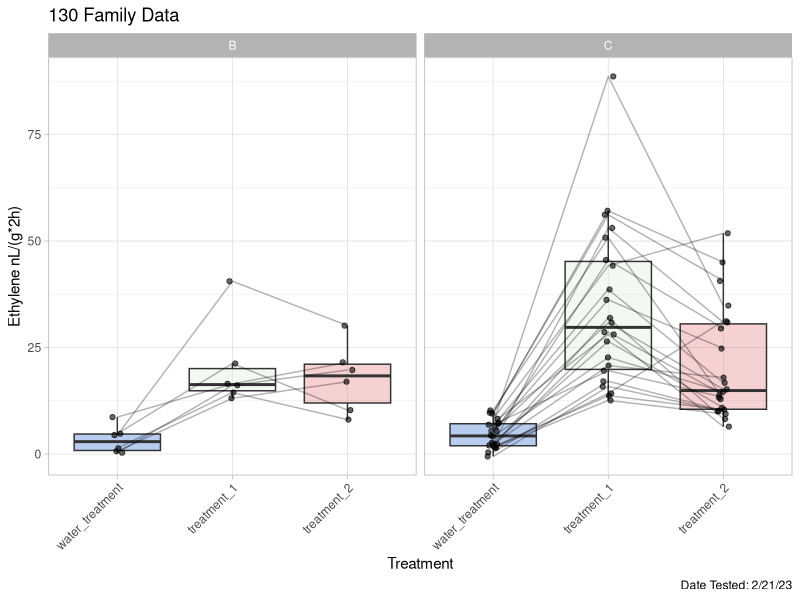
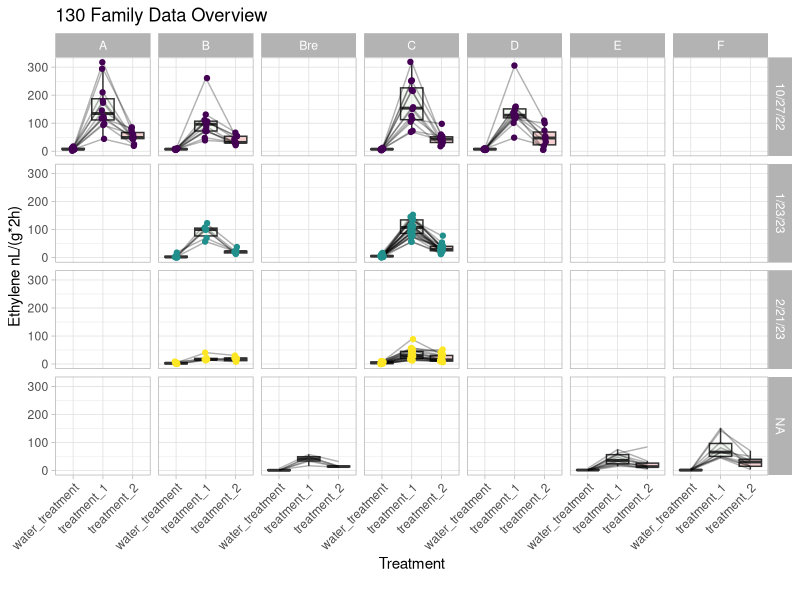
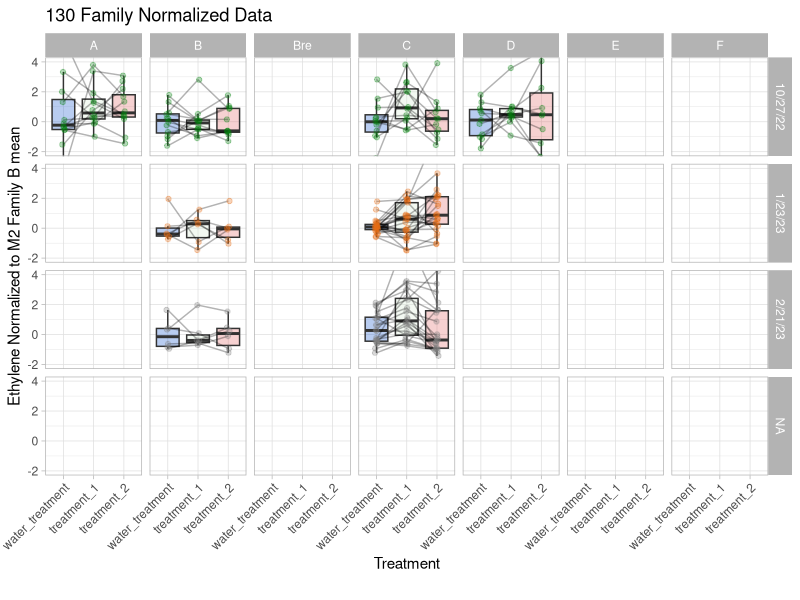
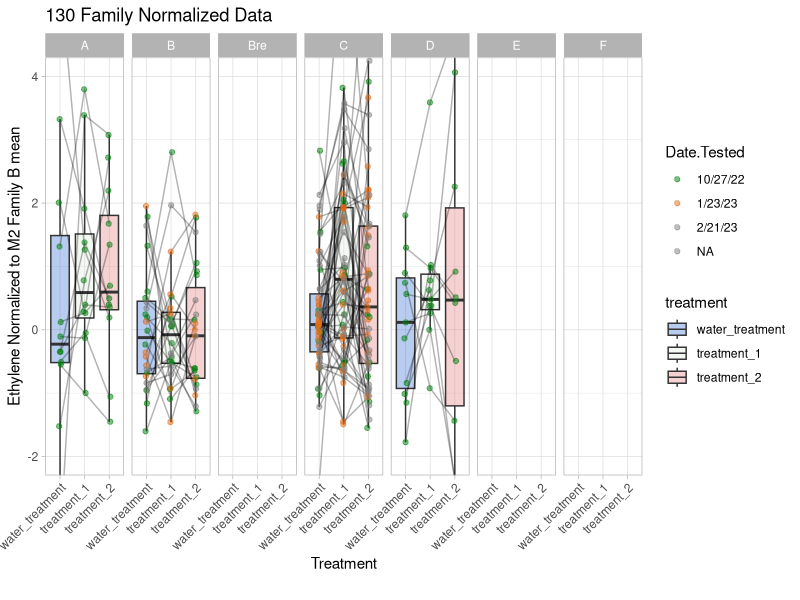

Write R code to recreate these figures, in order.
## ---- chunk 1
knitr::opts_chunk$set(echo = TRUE,warning = F)
## ---- chunk 2
library(dplyr) # helps with data wrangling 
library(tidyr) # helps with data wrangling, includes pivot_longer function 
library(ggplot2) # needed for plotting in ggplot2, simplifies plotting and adds additional options
library(ggpubr) # helpful for plotting in ggplot2, adds extra options to plots
library(ggrepel)
## ---- chunk 3
data_file_df<- read.csv(file = "test_data.csv") # loads in data, be sure to set working directory to source file location
## ---- chunk 4
all_data_long <- pivot_longer(data_file_df, cols = c('water_treatment', 'treatment_1', 'treatment_2'),
                                   names_to = 'treatment', values_to = 'standardized_gc_hieght') # pivots out ethyelene data so we can plot it all at once 
## ---- chunk 5
all_weight <-   pivot_longer(data_file_df, cols = c('mass_water_trifoliate', 'mass_test_trifoliate_1','mass_test_trifoliate_2'),
                                names_to = 'trifoliate', values_to = 'mass') # pivots out mass in case you want to do some investigation about the mass trends on your leaves
all_data_long$mass <- all_weight$mass  # adds mass values back to df
## ---- chunk 6
all_data_long$standardized_gc_hieght <- as.numeric(all_data_long$standardized_gc_hieght) # make sure all of your treatment values are numeric (likley not necissary)


all_data_long <- all_data_long %>% 
  select('Family','Generation','M2_rep','M3_rep','Date.Sown','Date.Tested',
         'treatment','standardized_gc_hieght','mass') %>%   # simplifies DF can vary to names you like and information you want to keep
  filter(mass < 2) %>% 
  filter(mass > 0.1) %>% # filter for trifoliates of a good size (will depend on leaf species and what you think is best for your experiment)
  filter(Family %in% c(130)) %>%  # filter for the families you want to look at! (this dataset only includes one family, but sometimes it is useful to compare family information)
  mutate(M2_and_M3 = paste0(M2_rep,M3_rep)) # generates a unique id for each plant
## ---- chunk 7
all_data_long$treatment <- as.factor(all_data_long$treatment) # changes the treatment values to be factors, this is so we can assign them an order by changing their levels

all_data_long$treatment = ordered(all_data_long$treatment,
                                  levels = c("water_treatment","treatment_1","treatment_2")) # change the order of this list (c()) to change the order of the levels in the order that they appear in this list
levels(all_data_long$treatment) # use to double check the order of levels is as intended 

# and again I felt it useful to assign factor levels for the dates for later plotting (try running the script without this step to see how the order changes, normally the default levels are alphabetical or in order of first number)
all_data_long$Date.Tested <- as.factor(all_data_long$Date.Tested) # changes the treatment values to be factors, this is so we can assign them an order by chaning thier levels

all_data_long$Date.Tested = ordered(all_data_long$Date.Tested,
                                  levels = c("10/27/22","1/23/23","2/21/23")) # change the order of this list (c()) to change the order of the levels
levels(all_data_long$Date.Tested) # use to double check the order of levels is as intended 
## ---- chunk 8
feb_21_df <- all_data_long %>% 
  filter(Date.Tested == "2/21/23") # filters for specific experiment day



ggplot(feb_21_df, mapping = aes(x=treatment, y = standardized_gc_hieght))+
  geom_boxplot(alpha = 0.3, 
               mapping = aes(fill = treatment),
               outlier.shape = NA)+ # this adds boxplot information and colors it based on the treatment type
  scale_fill_manual(values = c("#1155cc","#d9ead3","#e16666"))+ # this adds colors manually to the fill, make sure the order of the colors is the same as the order of the factor levels used
  geom_line(aes(group = M2_and_M3),alpha = 0.3)+ # this adds lines to graph, they are grouped to M2_and_M3 so that each line represents one leaf with three connected trifoliates
  geom_point(aes(group = M2_and_M3),
             position = position_dodge(width = 0.1),
             alpha = 0.6)+ # this adds points to graph, they are dodged so that we can see overlapping points, and are grouped by the unique plant ID M2_M3rep 
  facet_grid(cols = vars(M2_rep))+ # this separates data by parentage 
  labs(title = "130 Family Data",
       x = "Treatment",
       y = "Ethylene nL/(g*2h)",
       caption = "Date Tested: 2/21/23")+ # labs add labels to all axis, and a caption for the date
  theme_light()+ # this adds a general theme to the whole plot
  theme(axis.text.x = element_text(angle = 45, vjust = 1, hjust=1))+ # makes x axis labels at 45 degree angle
  theme(legend.position = 'none') # this removes the fill legend from being on the side (I think it is a bit redundant)
## ---- chunk 9
# raw data overview plot for all dates tested
ggplot(all_data_long,
       mapping = aes(x=treatment, y = standardized_gc_hieght))+
  geom_boxplot(alpha = 0.3, mapping = aes(fill = treatment),
               outlier.shape = NA)+
  geom_line(aes(group = M2_and_M3),alpha = 0.3)+
  geom_point(aes(color = Date.Tested, group = M2_and_M3),
             position = position_dodge(width = 0.1))+
  facet_grid(cols = vars(M2_rep), rows = vars(Date.Tested))+ # this sepearates the plots by parentage and date tested
  scale_fill_manual(values = c("#1155cc","#d9ead3","#e16666"))+
  labs(title = "130 Family Data Overview",
       x = "Treatment",
       y = "Ethylene nL/(g*2h)",
       caption = "")+
  theme_light()+
  theme(axis.text.x = element_text(angle = 45, vjust = 1, hjust=1))+
  theme(legend.position = 'none')
## ---- chunk 10
all_long_normalized_130_to_B <- all_data_long %>%  # my analysis originally had multiple families in the single data frame 
  filter(Family == 130) %>%                        # so I filtered to a single familiy in each analysis for pooling 
  filter(M2_rep == 'B') %>% # low control to normalize to, B was the M2 individual that carried homozygus progeny here
  group_by(Family,treatment,Date.Tested) %>% # ethylene varies day by day so it is important to group for each day tested here
  dplyr::summarise(mean = mean(standardized_gc_hieght, na.rm = T), sd = sd(standardized_gc_hieght, na.rm = T), .groups = 'keep') 

family_130 <- all_data_long %>% # again if you have multiple families, it is important to break them down prior to this analysis
  filter(Family == 130) # for the practice csv file I included this isn't that necessary

family_130<- left_join(family_130, all_long_normalized_130_to_B,
                       by = c("Family", "treatment", "Date.Tested")) # adds back in the mean and sd information

family_130_zscore <- family_130 %>% # this step makes the z-score for each standardized_gc_hieght relative to the low control mean
  group_by(Date.Tested,treatment,M2_rep,M3_rep) %>% 
  dplyr::mutate(standardized_gc_hieght_z_score = (standardized_gc_hieght-mean)/sd) # generates z-score
## ---- chunk 11
# normalized data overview
ggplot(family_130_zscore,
       mapping = aes(x=treatment, y = standardized_gc_hieght_z_score))+
  geom_boxplot(alpha = 0.3, mapping = aes(fill = treatment),
               outlier.shape = NA)+
  geom_line(aes(group = M2_and_M3),alpha = 0.3)+
  geom_point(aes(color = Date.Tested, group = M2_and_M3),
             position = position_dodge(width = 0.1),
             alpha = 0.3)+
  facet_grid(cols = vars(M2_rep), rows = vars(Date.Tested))+
  scale_fill_manual(values = c("#1155cc","#d9ead3","#e16666"))+
  scale_color_manual(values = c("#00800d","#e46d16","#7f7f7f"))+ # adds colors to the dates
  labs(title = "130 Family Normalized Data",
       x = "Treatment",
       y = "Ethylene Normalized to M2 Family B mean",
       caption = "")+
  theme_light()+
  theme(legend.position = 'none')+
  theme(axis.text.x = element_text(angle = 45, vjust = 1, hjust=1))+
  coord_cartesian(y = c(-2,4)) # this zooms in to a manual part of the plot 
## ---- chunk 12
# normalized no faceting by date
ggplot(family_130_zscore, mapping = aes(x=treatment, y = standardized_gc_hieght_z_score))+
  geom_boxplot(alpha = 0.3, mapping = aes(fill = treatment),
               outlier.shape = NA)+
  geom_line(aes(group = M2_and_M3),alpha = 0.3)+
  geom_point(aes(color = Date.Tested, group = M2_and_M3),
             position = position_dodge(width = 0.1),
             alpha = 0.5)+
  facet_grid(cols = vars(M2_rep))+
  scale_fill_manual(values = c("#1155cc","#d9ead3","#e16666"))+
  scale_color_manual(values = c("#00800d","#e46d16","#7f7f7f"))+ 
  labs(title = "130 Family Normalized Data",
       x = "Treatment",
       y = "Ethylene Normalized to M2 Family B mean",
       caption = "")+
  theme_light()+
  theme(axis.text.x = element_text(angle = 45, vjust = 1, hjust=1))+
  coord_cartesian(y = c(-2,4))
